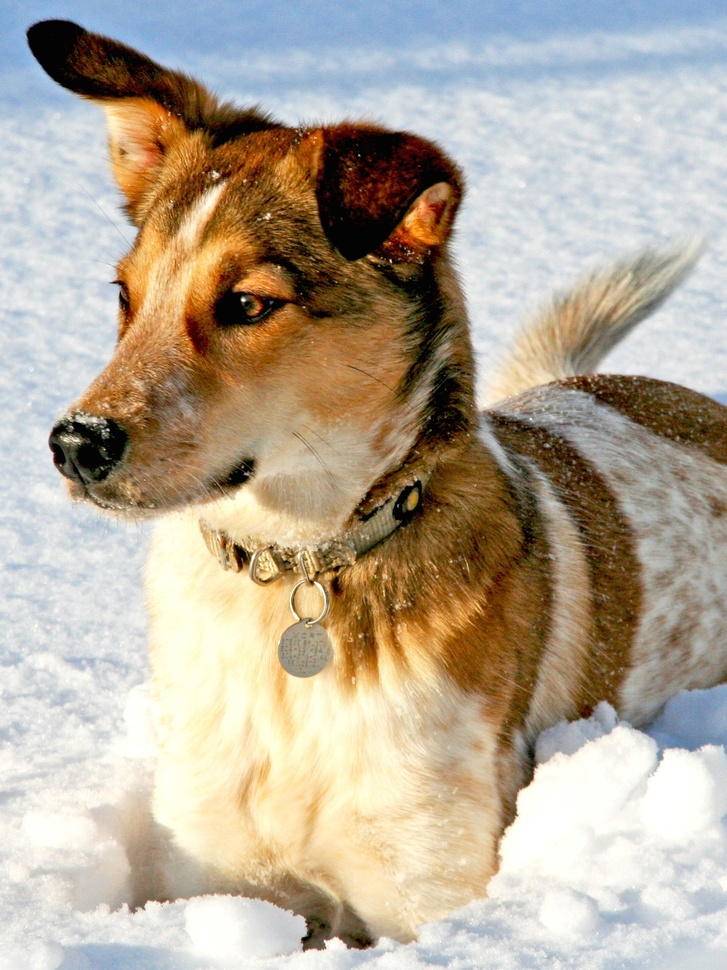
#> input picture DATA/dog.jpg, 727 x 970 px, shrunk from 1500 x 2000 before the run
$ jupyter execute compression_using_fft.ipynb
#> lines starting #> are read from the running program, lines starting #| are printed output that depends on the picture
# Image Compression using the Fast Fourier Transform (FFT)

## Motivation

A natural image contains a vast amount of pixel data, but most of that information is concentrated in a small number of low-frequency components. The Fourier Transform lets us exploit this by representing the image in the **frequency domain**, where we can discard unimportant coefficients and reconstruct a visually acceptable image from far fewer numbers.

---

## Algorithm

### 1. Convert to Grayscale
Colour images have 3 channels (R, G, B). For simplicity we work with a single-channel grayscale image $I$, where each pixel value is in $[0, 255]$.

### 2. Compute the 2D Discrete Fourier Transform (DFT)

Apply the 2D FFT to obtain the frequency-domain representation:
$$\hat{I}(u, v) = \sum_{x=0}^{M-1} \sum_{y=0}^{N-1} I(x,y)\, e^{-2\pi i \left(\frac{ux}{M} + \frac{vy}{N}\right)}$$

Each coefficient $\hat{I}(u, v)$ is a complex number capturing the amplitude and phase of a particular spatial frequency $(u, v)$.

### 3. Threshold: Keep Only the Largest Coefficients

Sort all $M \times N$ coefficients by their magnitude $|\hat{I}(u,v)|$.
Keep only the top $k\%$ and set the rest to zero:
$$\hat{I}_{\text{compressed}}(u,v) = \begin{cases} \hat{I}(u,v) & \text{if } |\hat{I}(u,v)| \geq \tau_k \\ 0 & \text{otherwise} \end{cases}$$

where $\tau_k$ is the magnitude of the $k$-th largest coefficient. This is the compression step — the fewer coefficients retained, the higher the compression ratio.

### 4. Reconstruct via Inverse FFT

Apply the 2D Inverse FFT to recover the image in the spatial domain:
$$I_{\text{rec}}(x, y) = \frac{1}{MN} \sum_{u=0}^{M-1} \sum_{v=0}^{N-1} \hat{I}_{\text{compressed}}(u,v)\, e^{2\pi i \left(\frac{ux}{M} + \frac{vy}{N}\right)}$$

Only the real part is kept (any imaginary residual is numerical noise).

### 5. Measure Reconstruction Error

The quality of the reconstruction is measured using **Mean Squared Error (MSE)**:
$$\text{MSE} = \frac{1}{MN} \sum_{x,y} \left(I(x,y) - I_{\text{rec}}(x,y)\right)^2$$

A lower MSE means the reconstructed image is closer to the original. As the compression ratio increases (fewer coefficients kept), the MSE rises.

---

## Key Insight

Image energy is **concentrated in low frequencies** (large-magnitude coefficients near the centre of the spectrum). Discarding the small high-frequency coefficients causes only minor visual degradation, enabling high compression ratios with acceptable quality — the principle behind JPEG compression.

[cell 1]
import numpy as np
import matplotlib.pyplot as plt
from PIL import Image
import os

# Load the dog image
img = Image.open(os.path.join('..', 'DATA', 'dog.jpg'))
#> img is the input picture: PIL image 727x970 RGB; mean R, G, B 181.4, 169.5, 152
img_array = np.array(img)

print(f"Image size: {img.size} (width x height)")
#| Image size: (727, 970) (width x height)
print(f"Image mode: {img.mode}")
#| Image mode: RGB
print(f"Array shape: {img_array.shape}")
#| Array shape: (970, 727, 3)

plt.figure(figsize=(6, 5))
plt.imshow(img_array)
plt.title('Dog Image')
plt.axis('off')
plt.tight_layout()
plt.show()

[cell 2]
# Convert to grayscale, 'L' is for luminance (grayscale)
img_gray = np.array(img.convert('L'), dtype=np.float64)
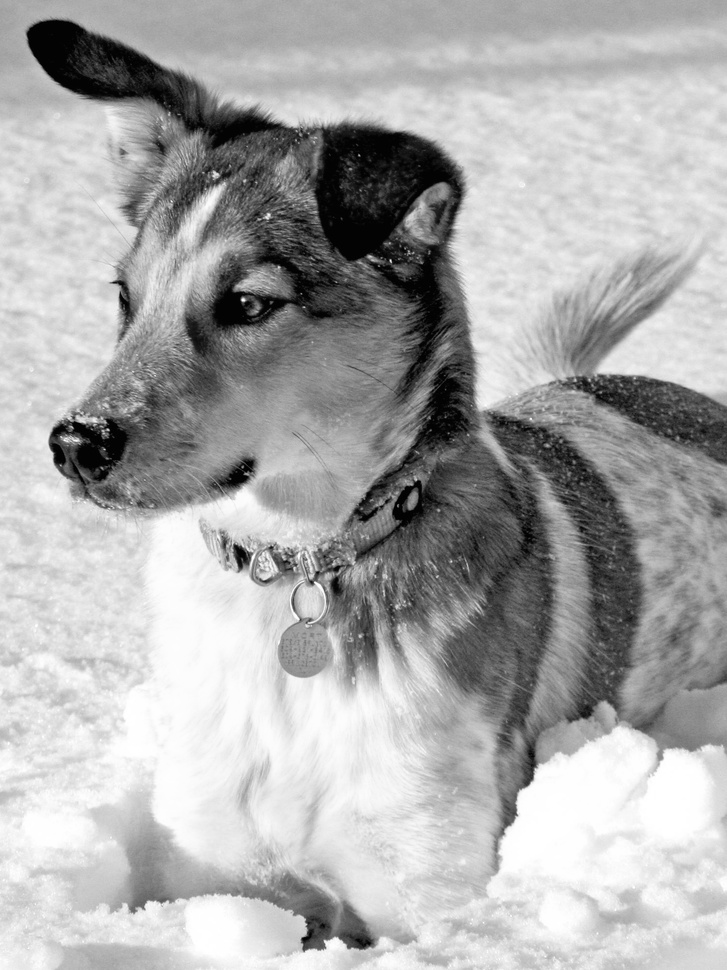
#> img_gray: shape (970, 727) float64; min 0, max 255, mean 171.1

plt.figure(figsize=(6, 5))
plt.imshow(img_gray, cmap='gray')
plt.title('Grayscale Dog Image')
plt.axis('off')
plt.tight_layout()
plt.show()

print(f"Grayscale image shape: {img_gray.shape}")
#| Grayscale image shape: (970, 727)

[cell 3]
from scipy.fft import fft2, ifft2, fftshift, ifftshift

# Compute 2D FFT of the grayscale image
F = fft2(img_gray)
F_shifted = fftshift(F)   # shift zero frequency to centre

# FFT magnitude spectrum (log scale for visualisation)
magnitude = np.log1p(np.abs(F_shifted))
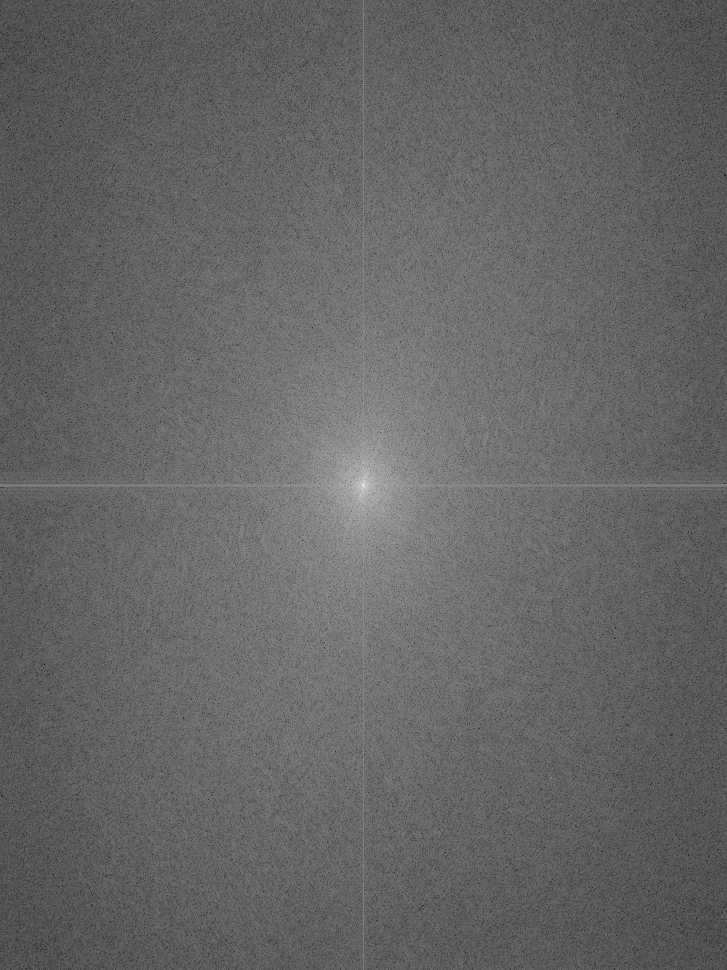
#> magnitude: shape (970, 727) float64; min 1.3, max 18.61, mean 8.2; drawn with min black and max white

plt.figure(figsize=(6, 5))
plt.imshow(magnitude, cmap='gray')
plt.title('FFT Magnitude Spectrum (log scale)')
plt.axis('off')
plt.colorbar(label='log(1 + |F|)')
plt.tight_layout()
plt.show()
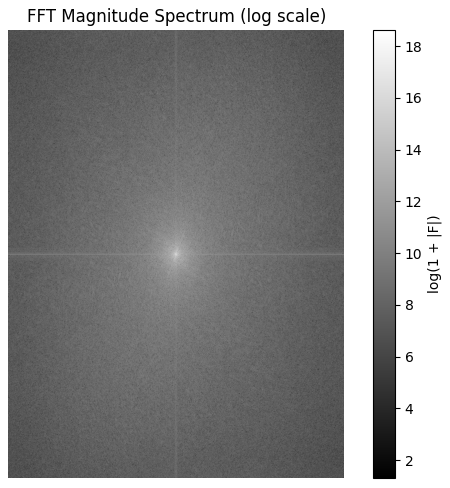
#> figure drawn by matplotlib, 2 panels

[cell 4]
# FFT Compression: keep only the top k% of coefficients by magnitude
# Sort all coefficients by magnitude, zero out the smallest ones

def compress_fft(img_gray, keep_fraction):
    """Compress image by keeping only top `keep_fraction` of FFT coefficients."""
    F = fft2(img_gray)
    F_flat = F.flatten()
    # Find threshold: keep the top `keep_fraction` by magnitude
    magnitudes = np.abs(F_flat)
    threshold = np.sort(magnitudes)[::-1][int(keep_fraction * len(magnitudes)) - 1]
    F_compressed = F.copy()
    F_compressed[np.abs(F_compressed) < threshold] = 0
    img_reconstructed = np.real(ifft2(F_compressed))
    n_kept = np.count_nonzero(F_compressed)
    return img_reconstructed, n_kept

# Test a range of compression ratios (fraction of coefficients kept)
keep_fractions = [0.005, 0.01, 0.02, 0.05, 0.10, 0.20, 0.50, 1.0]
errors = []
kept_counts = []

fig, axes = plt.subplots(2, 4, figsize=(18, 9))
axes = axes.flatten()

for idx, kf in enumerate(keep_fractions):
    img_rec, n_kept = compress_fft(img_gray, kf)
    mse = np.mean((img_gray - img_rec) ** 2)
    errors.append(mse)
    kept_counts.append(n_kept)

    axes[idx].imshow(img_rec, cmap='gray', vmin=0, vmax=255)
    axes[idx].set_title(f'{kf*100:.1f}% kept\nMSE={mse:.1f}')
    axes[idx].axis('off')
#> this loop made 8 passes
#> (threshold in compress_fft, n_kept, mse) on passes 1 to 8: (115280.7, 3525, 180.8), (67812.8, 7051, 126.6), (40355.2, 14103, 88.8), (21719.7, 35259, 53.04), (13770.7, 70519, 32.13), (8326.4, 141038, 15.87), (3455.7, 352596, 2.96), (2.69, 705190, 1.68e-26)
#> pass 1, in compress_fft, `img_reconstructed = np.real(ifft2(F_compressed))`:
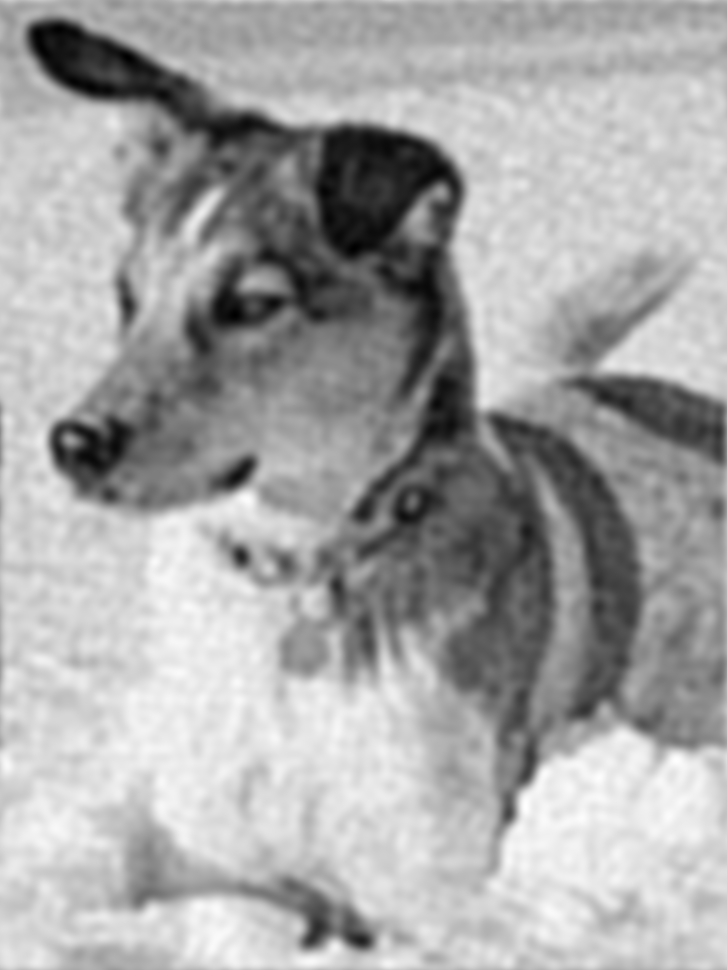
#> img_reconstructed: shape (970, 727) float64; min -18.9, max 272.7, mean 171.1; drawn with min black and max white
#> after the loop, errors = [180.8, 126.6, 88.8, 53.04, 32.13, 15.87, 2.96, 1.68e-26]; kept_counts = [3525, 7051, 14103, 35259, 70519, 141038, 352596, 705190]

plt.suptitle('FFT Compression at Different Ratios', fontsize=14)
plt.tight_layout()
plt.show()
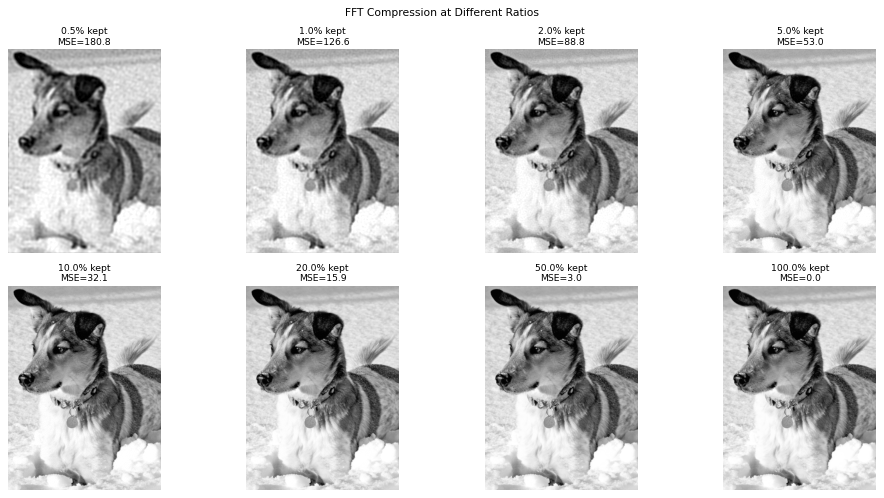
#> figure drawn by matplotlib, 8 panels

[cell 5]
# Plot reconstruction error vs compression ratio
compression_ratios = [1.0 / kf for kf in keep_fractions]   # ratio = 1 / fraction kept

fig, axes = plt.subplots(1, 2, figsize=(14, 5))

# MSE vs % of coefficients kept
axes[0].plot([kf * 100 for kf in keep_fractions], errors, 'o-', color='tab:blue', lw=2)
axes[0].set_xlabel('Coefficients Kept (%)', fontsize=12)
axes[0].set_ylabel('Mean Squared Error (MSE)', fontsize=12)
axes[0].set_title('Reconstruction Error vs Coefficients Kept', fontsize=13)
axes[0].set_xscale('log')
axes[0].set_yscale('log')
axes[0].grid(True, which='both', ls='--', alpha=0.5)

# MSE vs compression ratio
axes[1].plot(compression_ratios, errors, 's-', color='tab:red', lw=2)
axes[1].set_xlabel('Compression Ratio (1 / fraction kept)', fontsize=12)
axes[1].set_ylabel('Mean Squared Error (MSE)', fontsize=12)
axes[1].set_title('Reconstruction Error vs Compression Ratio', fontsize=13)
axes[1].set_xscale('log')
axes[1].set_yscale('log')
axes[1].grid(True, which='both', ls='--', alpha=0.5)

plt.suptitle('FFT Compression: Error vs Compression', fontsize=14)
plt.tight_layout()
plt.show()
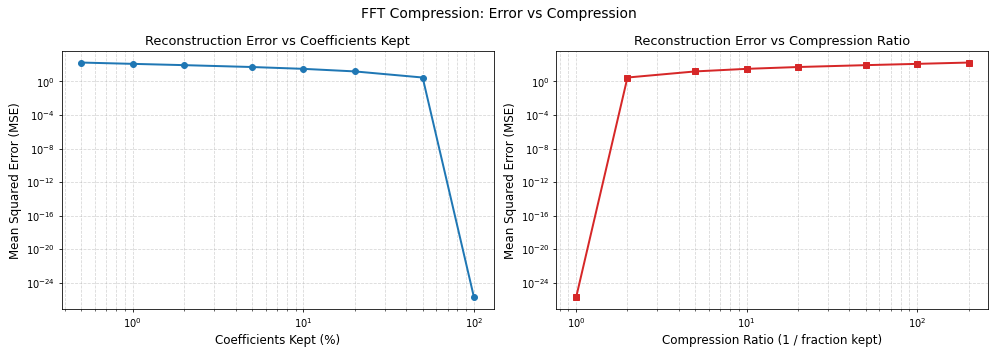
#> figure drawn by matplotlib, 2 panels

# Summary table
print(f"{'Kept %':>10s} {'Compression':>14s} {'MSE':>12s} {'Coefficients':>15s}")
print("-" * 55)
for kf, cr, mse, n in zip(keep_fractions, compression_ratios, errors, kept_counts):
    print(f"{kf*100:>10.1f} {cr:>14.1f} {mse:>12.2f} {n:>15d}")
#> this loop made 8 passes
#> (kf, cr, mse, n) on passes 1 to 8: (0.005, 200, 180.8, 3525), (0.01, 100, 126.6, 7051), (0.02, 50, 88.8, 14103), (0.05, 20, 53.04, 35259), (0.1, 10, 32.13, 70519), (0.2, 5, 15.87, 141038), (0.5, 2, 2.96, 352596), (1, 1, 1.68e-26, 705190)
#|        0.5          200.0       180.85            3525
#|        1.0          100.0       126.59            7051
#|        2.0           50.0        88.80           14103
#|        5.0           20.0        53.04           35259
#|       10.0           10.0        32.13           70519
#|       20.0            5.0        15.87          141038
#|       50.0            2.0         2.96          352596
#|      100.0            1.0         0.00          705190

$ run again, with DATA/heat_2d.jpg copied over DATA/dog.jpg
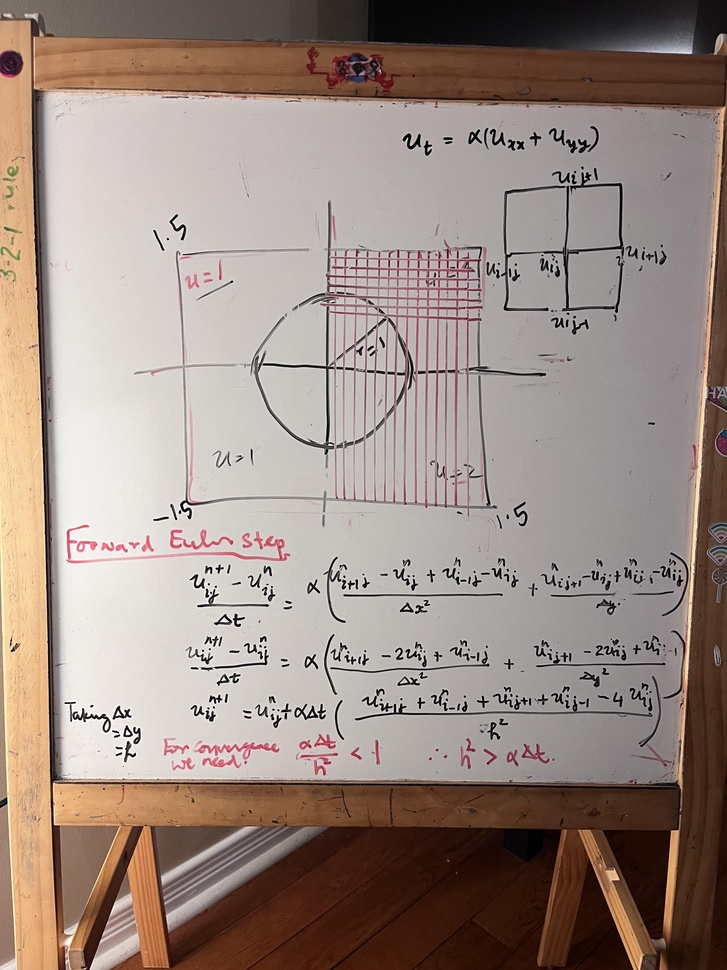
#> input picture DATA/heat_2d.jpg, 727 x 970 px, shrunk from 3024 x 4032 before the run
#> img is the input picture: PIL image 727x970 RGB; mean R, G, B 154.9, 138.7, 130.3
#| Image size: (727, 970) (width x height)
#| Image mode: RGB
#| Array shape: (970, 727, 3)
#| Grayscale image shape: (970, 727)
#> the loop `for idx, kf in enumerate(keep_fractions):` made 8 passes
#> (threshold in compress_fft, n_kept, mse) on passes 1 to 8: (132380.6, 3525, 545.6), (96522.4, 7051, 457.3), (70203.1, 14103, 363.2), (44920.8, 35259, 232.5), (29971.8, 70519, 137.7), (17617.7, 141039, 61.85), (6395.6, 352596, 9.76), (11.58, 705190, 1.33e-26)
#> pass 1, in compress_fft, `img_reconstructed = np.real(ifft2(F_compressed))`:
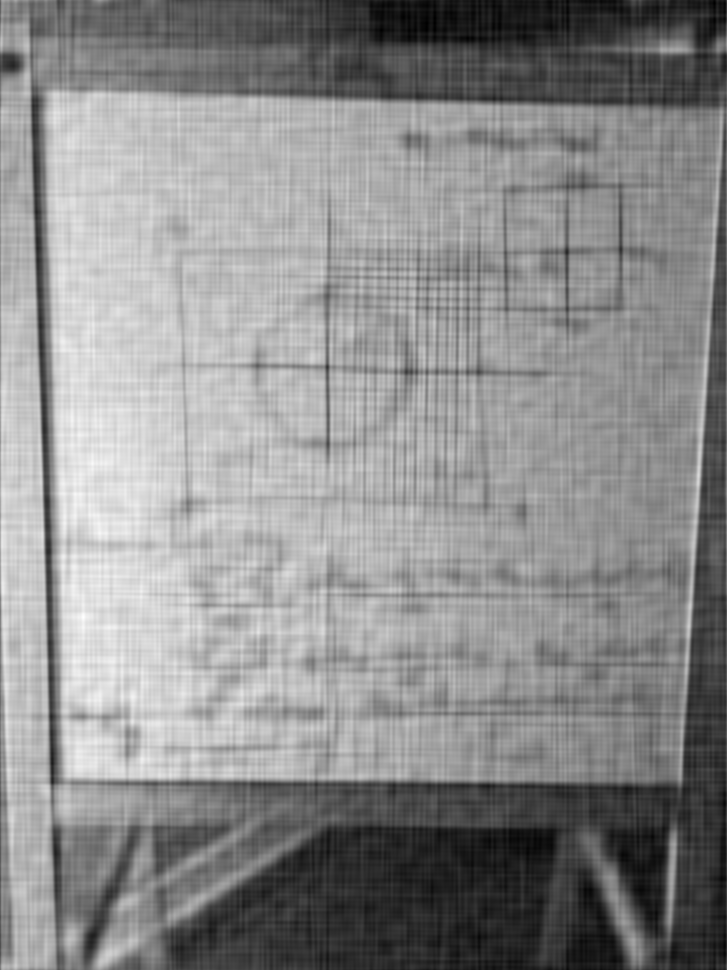
#> img_reconstructed: shape (970, 727) float64; min -13.65, max 269.6, mean 142.5; drawn with min black and max white
#> after the loop `for idx, kf in enumerate(keep_fractions):`: errors = [545.6, 457.3, 363.2, 232.5, 137.7, 61.85, 9.76, 1.33e-26]; kept_counts = [3525, 7051, 14103, 35259, 70519, 141039, 352596, 705190]
#> `plt.show()`:
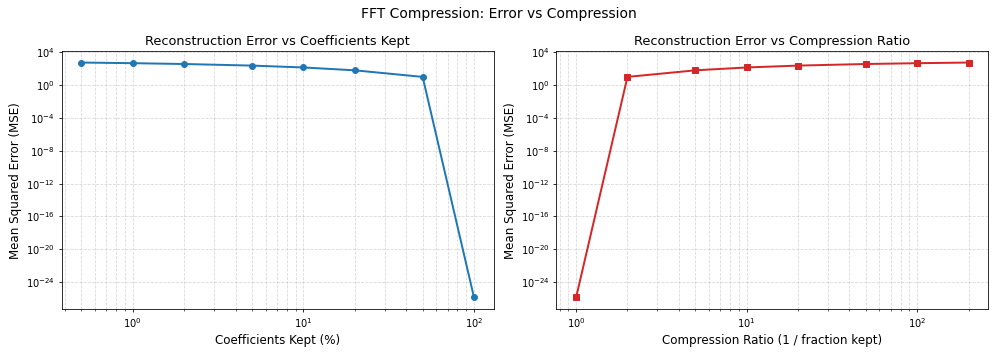
#> figure drawn by matplotlib, 2 panels
#> the loop `for kf, cr, mse, n in zip(keep_fractions, compression_ratios, errors, ..` made 8 passes
#> (kf, cr, mse, n) on passes 1 to 8: (0.005, 200, 545.6, 3525), (0.01, 100, 457.3, 7051), (0.02, 50, 363.2, 14103), (0.05, 20, 232.5, 35259), (0.1, 10, 137.7, 70519), (0.2, 5, 61.85, 141039), (0.5, 2, 9.76, 352596), (1, 1, 1.33e-26, 705190)
#> (printed output is left out)
